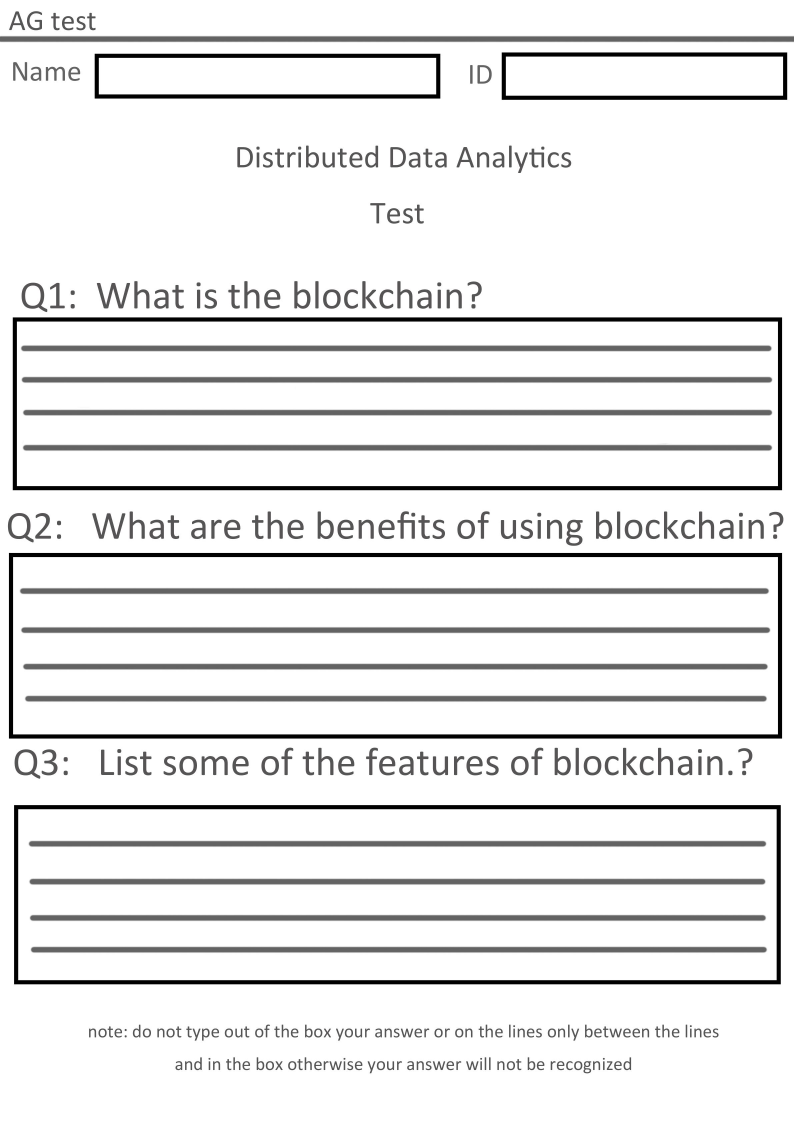
#> input picture data/processed/new_test_1.jpg, 2381 x 3368 px, found by its file name (shown at 1/3 size)
$ jupyter execute --allow-errors Computer_Vision_soft_scanned_loaded_version_pipline_test.ipynb
#> lines starting #> are read from the running program, lines starting #| are printed output that depends on the picture; after the words box and inside, x2 and y2 are one past the last pixel; in counts of white or black regions, pixels touching at a corner belong together
#> further down, img is the input picture: shape (3368, 2381, 3); mean B, G, R 233.4, 233.3, 233.4
[cell 1]
import cv2
import matplotlib.pyplot as plt
import numpy as np

[cell 2]
def computer_vision_soft_version(file):
    """
    This function takes a AG test photo and returns the student answer box

    Parameters
    file :  the Photo of the AG test in opencv file object note high quality as possible
    """

    img = file
    imgr = img.copy()
    # convert it to grayscale
    img_gray = cv2.cvtColor(img,cv2.COLOR_BGR2GRAY)
    # binarzation
    img_bin = cv2.threshold(img_gray,0,255,cv2.THRESH_BINARY)[1]
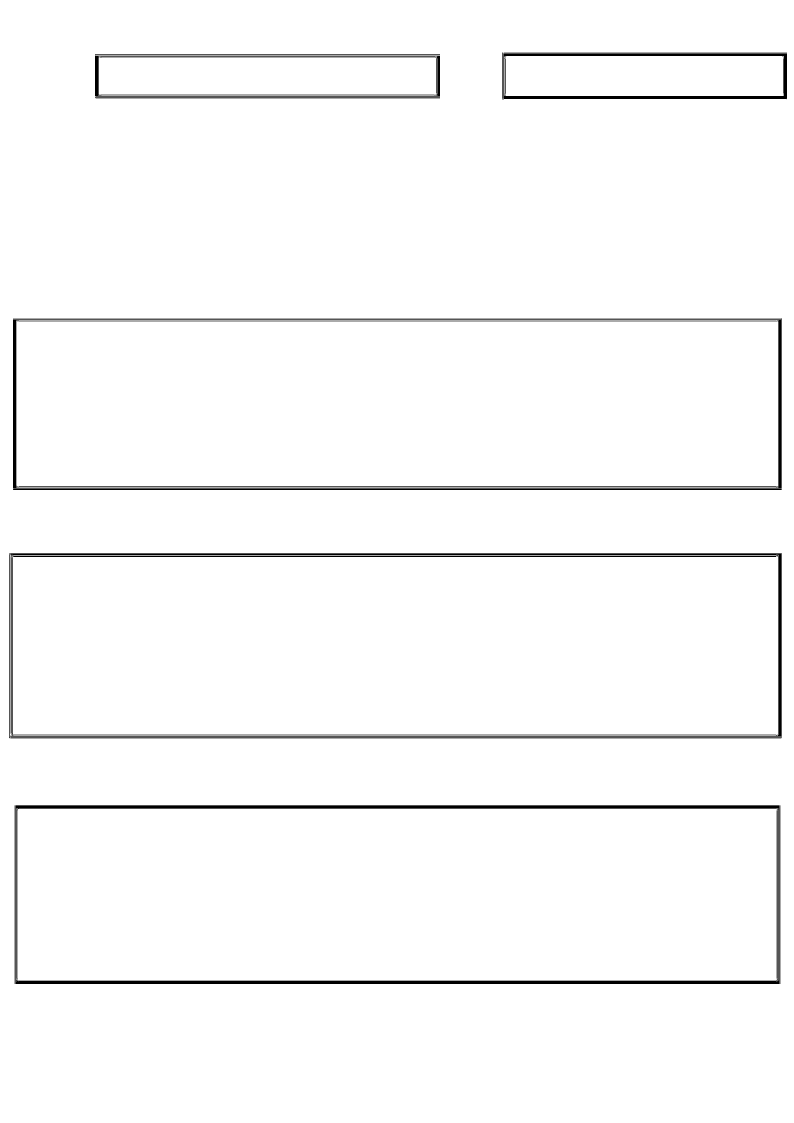
#> img_bin: shape (3368, 2381) (shown at 1/3 size); 97.8% white; 14 black regions (2 under 20 px), largest, box (x1, y1, x2, y2) and area: (47, 2416, 2337, 2952) 50420, (27, 1659, 2346, 2215) 46135, (39, 954, 2346, 1470) 39955
    # invert the image
    img_bininv = cv2.bitwise_not(img_bin)
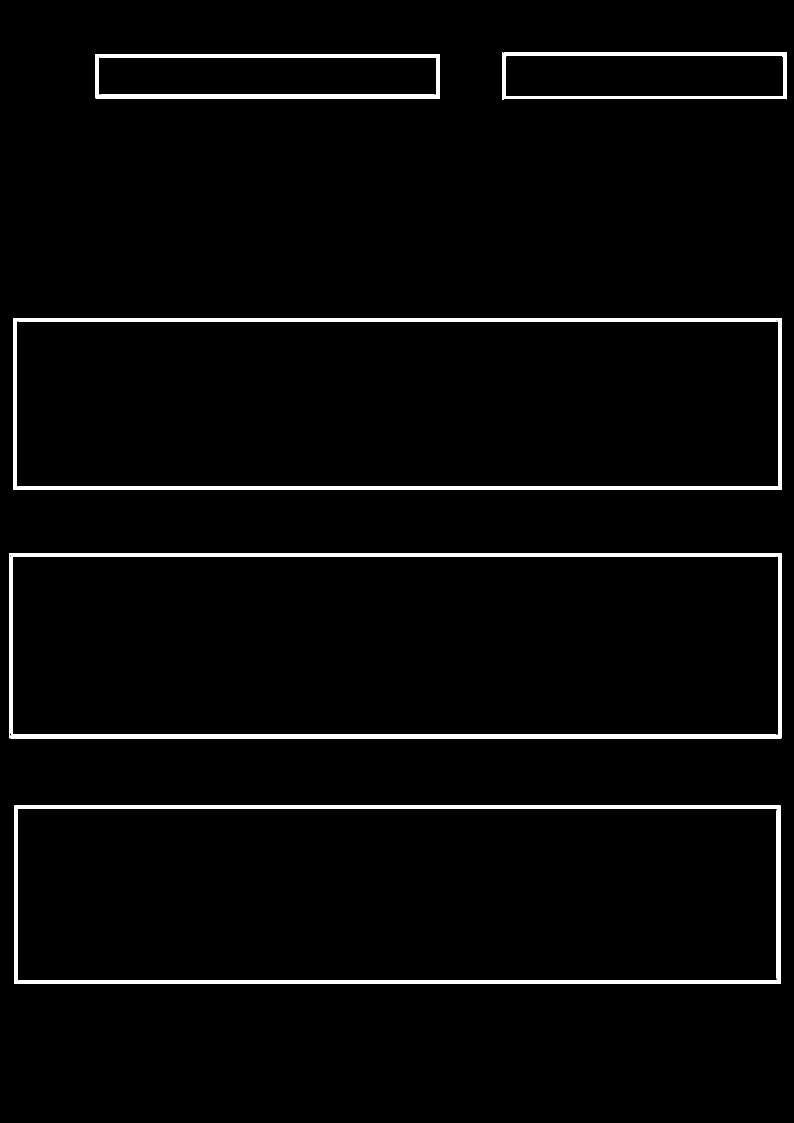
#> img_bininv: shape (3368, 2381) (shown at 1/3 size); 2.2% white; 14 white regions (2 under 20 px)
    # Apply morphological operations to remove small noise regions Note use this if the image low quality only
    # Note use this if the image low quality only and if there is a error on the number of answers otherwise leave commented out
    #kernel = cv2.getStructuringElement(cv2.MORPH_RECT, (3, 3))
    #img_bininv = cv2.morphologyEx(img_bininv, cv2.MORPH_OPEN, kernel)

    # getting the contours
    contours , hier = cv2.findContours(img_bininv,cv2.RETR_EXTERNAL,cv2.CHAIN_APPROX_SIMPLE)
#> contours = 13 contours, 5 with area under 20; largest, box (x1, y1, x2, y2) and area: (27, 1659, 2346, 2215) 1276667, (47, 2416, 2337, 2952) 1224615, (39, 954, 2346, 1470) 1170938, (1506, 158, 2361, 298) 115744, (285, 166, 1320, 295) 8269, (302, 168, 1310, 173) 4011, (2338, 2416, 2340, 2952) 535, (44, 2416, 46, 2952) 535
    # Step one of filtering the contours: Geting only the contours with respect hight and width
    good_contours = []
    for con in contours:
        x, y, w, h = cv2.boundingRect(con)
        if h > 70 and w > 700 :
            good_contours.append(con)
#> this loop made 13 passes
#> (x, y, w, h) on passes 5, 6, 7, 8, 9, 11, 13: (27, 1659, 2319, 556), (39, 954, 2307, 516), (1307, 168, 1, 1), (302, 168, 1008, 5), (285, 166, 1035, 129), (285, 162, 1035, 3), (1506, 158, 855, 140)
#> (con, x, y, w, h) on passes 1, 2, 3, 4, 10, 12: ([[2341, 2416], [2341, 2951]], 2341, 2416, 1, 536), ([[2338, 2416], [2338, 2951], [2339, 2951], [2339, 2416]], 2338, 2416, 2, 536), ([[47, 2416], [47, 2951], [2336, 2951], [2336, 2416]], 47, 2416, 2290, 536), ([[44, 2416], [44, 2951], [45, 2951], [45, 2416]], 44, 2416, 2, 536), ([[287, 162], [1319, 162]], 287, 162, 1033, 1), ([[1511, 158], [2360, 158]], 1511, 158, 850, 1)
#> after the loop, good_contours = 5 contours; box (x1, y1, x2, y2) and area: (27, 1659, 2346, 2215) 1276667, (47, 2416, 2337, 2952) 1224615, (39, 954, 2346, 1470) 1170938, (1506, 158, 2361, 298) 115744, (285, 166, 1320, 295) 8269
    # Step two of filtering the contours: Removing duplicates
    pre_x = None
    pre_y = None
    good_contourss = []
    for con in good_contours:
        x, y, w, h = cv2.boundingRect(con)
        if h > 70 and w > 700 :
            if pre_x is None and pre_y is None:
                good_contourss.append(con) #print("abroved")
            else:
                if ((abs(x - pre_x) > 300) or (abs(y - pre_y) > 300)):
                    good_contourss.append(con)#print("abroved")
        pre_x = x
        pre_y = y
#> this loop made 5 passes
#> (x, y, w, h, pre_x, pre_y) on passes 2 to 5: (27, 1659, 2319, 556, 27, 1659), (39, 954, 2307, 516, 39, 954), (285, 166, 1035, 129, 285, 166), (1506, 158, 855, 140, 1506, 158)
#> (con, x, y, w, h, pre_x, pre_y) on pass 1: ([[47, 2416], [47, 2951], [2336, 2951], [2336, 2416]], 47, 2416, 2290, 536, 47, 2416)
#> after the loop, good_contourss has the same summary as good_contours
    # now get each answer in the photo
    Answers = []
    for contour in good_contourss:
        # getting the answer dimensions
        x, y, w, h = cv2.boundingRect(contour)
        # cropping based on the dimensions
        cropped_image = imgr[y:y+h, x:x+w]
        Answers.append(cropped_image)
#> this loop made 5 passes
#> after the loop, Answers = 5 items
    height, width, channels = imgr.shape
#> height = 3368; width = 2381; channels = 3
    return Answers , good_contourss , height, width

[cell 3]
def computer_vision_soft_version_file_ide(files):
    """
    This function takes a AG test photo and returns the student answer box

    Parameters
    file :  the Photo of the AG test in opencv file object note high quality as possible
    """
    loaded_file =[]
    for file in files:
        img = file
        imgr = img.copy()
        # convert it to grayscale
        img_gray = cv2.cvtColor(img,cv2.COLOR_BGR2GRAY)
        # binarzation
        img_bin = cv2.threshold(img_gray,0,255,cv2.THRESH_BINARY)[1]
        # invert the image
        img_bininv = cv2.bitwise_not(img_bin)
        # Apply morphological operations to remove small noise regions Note use this if the image low quality only
        # Note use this if the image low quality only and if there is a error on the number of answers otherwise leave commented out
        #kernel = cv2.getStructuringElement(cv2.MORPH_RECT, (3, 3))
        #img_bininv = cv2.morphologyEx(img_bininv, cv2.MORPH_OPEN, kernel)

        # getting the contours
        contours , hier = cv2.findContours(img_bininv,cv2.RETR_EXTERNAL,cv2.CHAIN_APPROX_SIMPLE)
        # Step one of filtering the contours: Geting only the contours with respect hight and width
        good_contours = []
        for con in contours:
            x, y, w, h = cv2.boundingRect(con)
            if h > 70 and w > 700 :
                good_contours.append(con)
        # Step two of filtering the contours: Removing duplicates
        pre_x = None
        pre_y = None
        good_contourss = []
        for con in good_contours:
            x, y, w, h = cv2.boundingRect(con)
            if h > 70 and w > 700 :
                if pre_x is None and pre_y is None:
                    good_contourss.append(con) #print("abroved")
                else:
                    if ((abs(x - pre_x) > 300) or (abs(y - pre_y) > 300)):
                        good_contourss.append(con)#print("abroved")
            pre_x = x
            pre_y = y
        # now get each answer in the photo
        Answers = []
        for contour in good_contourss:
            # getting the answer dimensions
            x, y, w, h = cv2.boundingRect(contour)
            # cropping based on the dimensions
            cropped_image = imgr[y:y+h, x:x+w]
            Answers.append(cropped_image)
        height, width, channels = imgr.shape
        sorted_good_contourss = []
        for con in good_contourss:
            sorted_good_contourss.insert(0,con)
        sorted_ans = []
        for ans in Answers:
            sorted_ans.insert(0,ans)
        loaded_file.append([sorted_ans,sorted_good_contourss,height,width])

    return loaded_file

[cell 4]
img = cv2.imread(r"D:\Academics\DS\Project\Project IV\Form\new_test_1.jpg")
plt.imshow(img)

[cell 5]
answers , countor, height, width= computer_vision_soft_version(img)
#> answers = 5 items; countor has the same summary as good_contours in computer_vision_soft_version; height = 3368; width = 2381

[cell 6]
plt.imshow(answers[3])
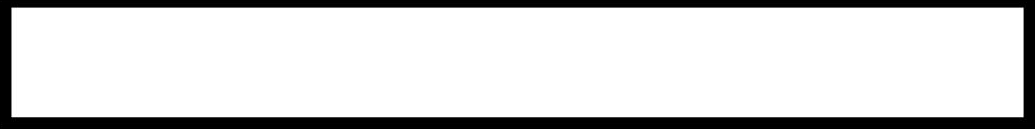
#> shown: shape (129, 1035, 3); min 0, max 255, mean 212

[cell 7]
loaded_f = computer_vision_soft_version_file_ide([img])
#> the loop in computer_vision_soft_version_file_ide, `for file in files:` made 1 pass
#> (height, width, channels) on pass 1: (3368, 2381, 3)
#> after the loop in computer_vision_soft_version_file_ide, `for file in files:`: loaded_file = 1 item
#> loaded_f = 1 item

[cell 8]
plt.imshow(loaded_f[0][0][1])

[cell 9]
x, y, w, h = cv2.boundingRect(loaded_f[0][1][0])
#> x = 1506; y = 158; w = 855; h = 140

[cell 10]
cropped_image = img[y:y+h, x:x+w]
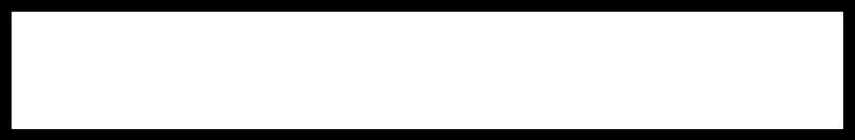
#> cropped_image: shape (140, 855, 3); min 0, max 255, mean 208

[cell 11]
plt.imshow(cropped_image)

[cell 12]
page_1 = cv2.imread(r"D:\Academics\DS\Project\Project IV\Form\new_test_1.jpg")
page_2 = cv2.imread(r"D:\Academics\DS\Project\Project IV\Form\new_test_2.jpg")
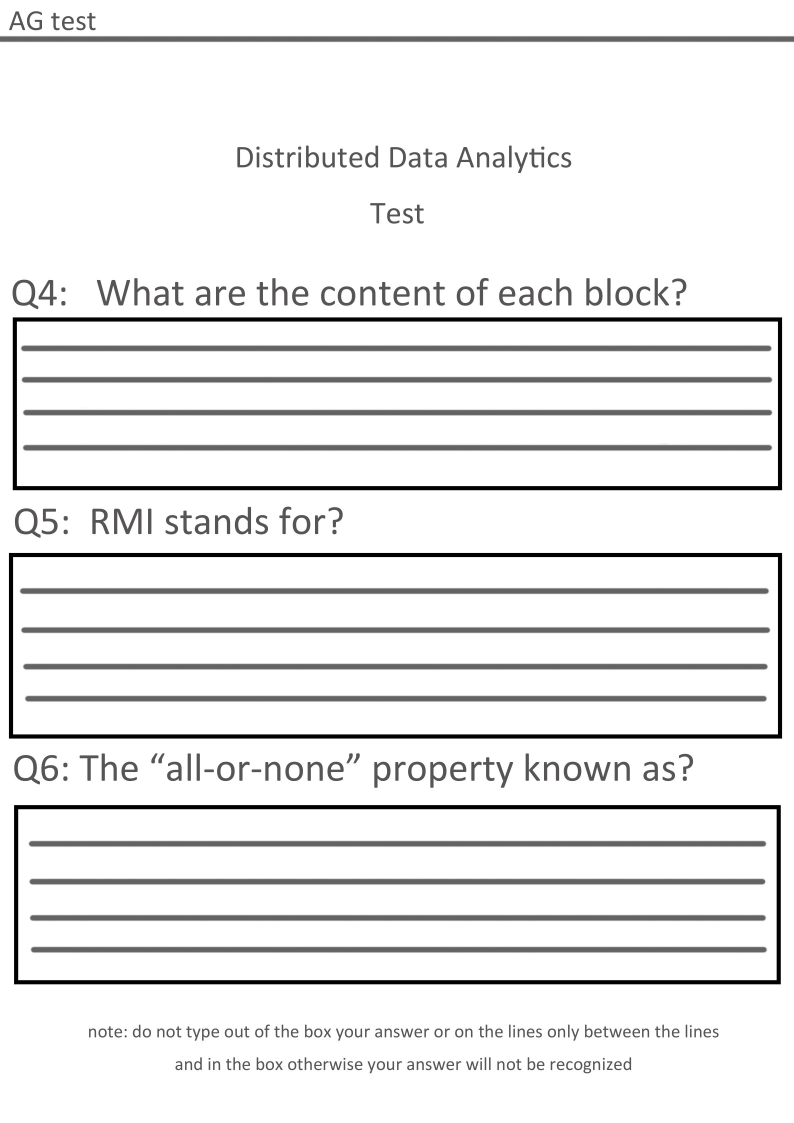
#> input picture data/processed/new_test_2.jpg, 2381 x 3368 px, found by its file name (shown at 1/3 size)
#> page_2 is the input picture: shape (3368, 2381, 3); mean B, G, R 235.5, 235.5, 235.6
page_3 = cv2.imread(r"D:\Academics\DS\Project\Project IV\Form\new_test_3.jpg")
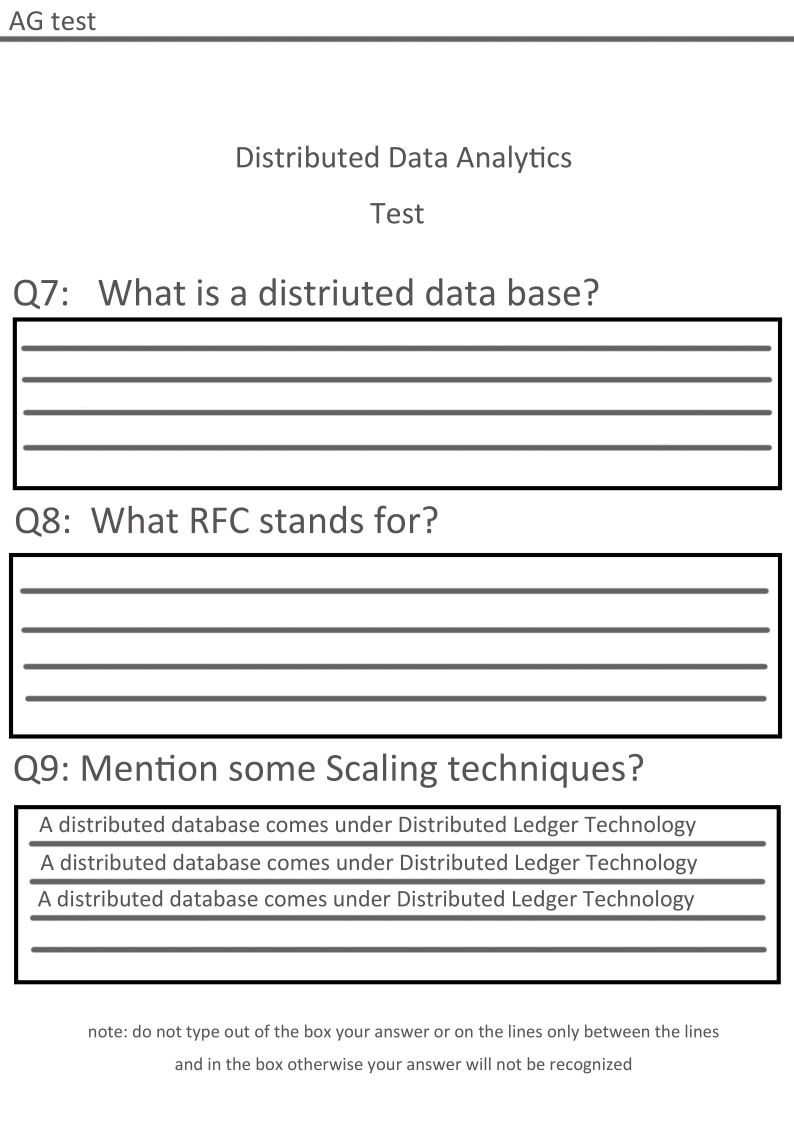
#> input picture data/processed/new_test_3.jpg, 2381 x 3368 px, found by its file name (shown at 1/3 size)
#> page_3 is the input picture: shape (3368, 2381, 3); mean B, G, R 233.8, 233.8, 233.8

long_exam =[page_1,page_2,page_3]

[cell 13]
loaded_exam = computer_vision_soft_version_file_ide(long_exam)
#> the loop in computer_vision_soft_version_file_ide (call 2), `for file in files:` made 3 passes
#> loaded_exam = 3 items

[cell 14]
plt.imshow(loaded_exam[2][0][2])
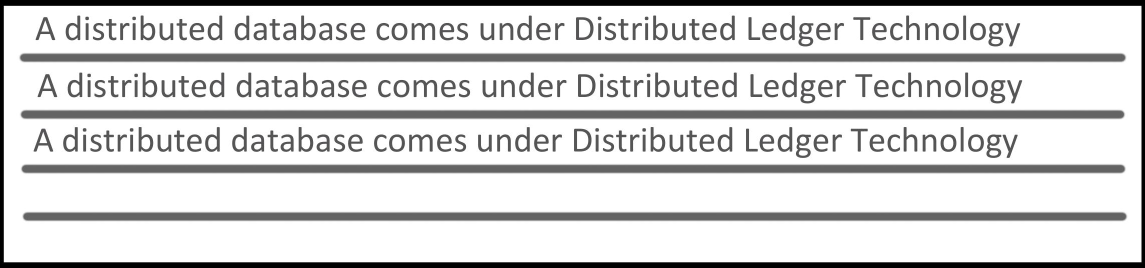
#> shown: shape (536, 2290, 3) (shown at 1/2 size); mean R, G, B 212.8, 212.8, 212.8

[cell 15]
img_with_writting = cv2.imread(r"D:\Academics\DS\Project\Project IV\Form\new_test_3.jpg")

[cell 16]
x, y, w, h = cv2.boundingRect(loaded_exam[2][1][2])
#> x = 47; y = 2416; w = 2290; h = 536

[cell 17]
cropped_image = img_with_writting[y:y+h, x:x+w]

[cell 18]
plt.imshow(cropped_image)

[cell 19]
def computer_vision_scanned_version(img , contours, height, width):
#> called with height = 3368, width = 2381
    img_scanned_resized = cv2.resize(img, (width, height))
    Answers = []
    for contour in contours:
        # getting the answer dimensions
        x, y, w, h = cv2.boundingRect(contour)
        # cropping based on the dimensions
        cropped_image = img_scanned_resized[y:y+h, x:x+w]
        Answers.append(cropped_image)
#> after the loop, Answers = 5 items
    return Answers

Lets assume that the computer version is the scanned version

[cell 20]
img_scanned = cv2.imread(r"D:\Academics\DS\Project\Project IV\Form\new_test_1.jpg")

[cell 21]
ans = computer_vision_scanned_version(img_scanned , countor, height,width)
#> ans = 5 items

[cell 22]
plt.imshow(ans[4])

[cell 23]
def computer_vision_scanned_version_file_ide(img_files ,loaded_file):

    """
    This function take the loaded_file form computer_vision_soft_version_file_ide function and images of an scanned exam and return the sorted list
    of answers

    img_files: scanned exam papers in order [form Pdf2image preferably]
    loaded_file: the file output ofcomputer_vision_soft_version_file_ide that is has been ran on the same img_files
    """
    answers = []
    for i in range(len(img_files)):
        img_scanned_resized =cv2.resize(img_files[i], (loaded_file[i][3], loaded_file[i][2]))
        answerss = []
        for contour in loaded_file[i][1]:
            # getting the answer dimensions
            x, y, w, h = cv2.boundingRect(contour)
            # cropping based on the dimensions
            cropped_image = img_scanned_resized[y:y+h, x:x+w]
            answerss.append(cropped_image)
        answers.extend(answerss)
#> this loop made 3 passes
#> after the loop, answers = 11 items
    return(answers)

lets assumne again that the computer version is the scanned version

[cell 24]
answers_scanned = computer_vision_scanned_version_file_ide(long_exam,loaded_exam)
#> answers_scanned = 11 items

[cell 25]
plt.imshow(answers_scanned[1])

[cell 26]
# first is the imports
import fitz # note in install this use pip install PyMuPDF
import matplotlib.pyplot as plt
from PIL import Image

[cell 27]
def Pdf2Image(inputtype, path= None , file=None,  quality = 4):
    """
    Pdf2Image function take pdf file and return image/s file in PIL library format

    Parameters
    inputtype : is the input type 0 if path 1 if object note the object type must be fitz
    path : the path of the pdf object to be converted note input this or file note both
    file : the file in fitz library format note input this or path note both
    quality : the quality of the resulting image/s note the higher the quality the higher the size of the image/s defult 4

    """
    if inputtype is None:
        print("please insert Input type 0 if path 1 if file note the object type must be fitz")
        return None

    if inputtype==0:
        docs = fitz.open(r""+path)
        mat = fitz.Matrix(quality,quality)
        pixs = []
        for page in docs:
            pix = page.get_pixmap(matrix =mat)
            img = Image.frombytes("RGB", [pix.width, pix.height], pix.samples)
            pixs.append(img)
        return pixs
    elif inputtype==1:
        docs = file
        mat = fitz.Matrix(quality,quality)
        pixs = []
        for page in docs:
            pix = page.get_pixmap(matrix =mat)
            img = Image.frombytes("RGB", [pix.width, pix.height], pix.samples)
            pixs.append(img)
        return pixs

#> (a cell that did not finish here is left out)

[cell 29]
def Pil2cv_converter(File):
    """
    This Function takes PIL file And converts it to opencv file

    Parameters

    File : The PIL file
    """
    # Open a PIL image
    pil_image = File

    # Convert PIL image to NumPy array
    numpy_array = np.array(pil_image)

    # Convert NumPy array to OpenCV image
    # note native OpenCV files are BGR you can convert to RGB later
    opencv_image = cv2.cvtColor(numpy_array, cv2.COLOR_RGB2BGR)

    return opencv_image

[cell 30]
fo = []
#> (the rest of this cell did not finish here and is left out)

#> (a cell that did not finish here is left out)

[cell 32]
loaded_fi = computer_vision_soft_version_file_ide(fo)
#> loaded_fi = []

#> (a cell that did not finish here is left out)

[cell 34]
test_pip = computer_vision_scanned_version_file_ide(fo,loaded_fi)
#> test_pip = []

#> (a cell that did not finish here is left out)

[cell 36]
len(test_pip)
#> Out = 0
